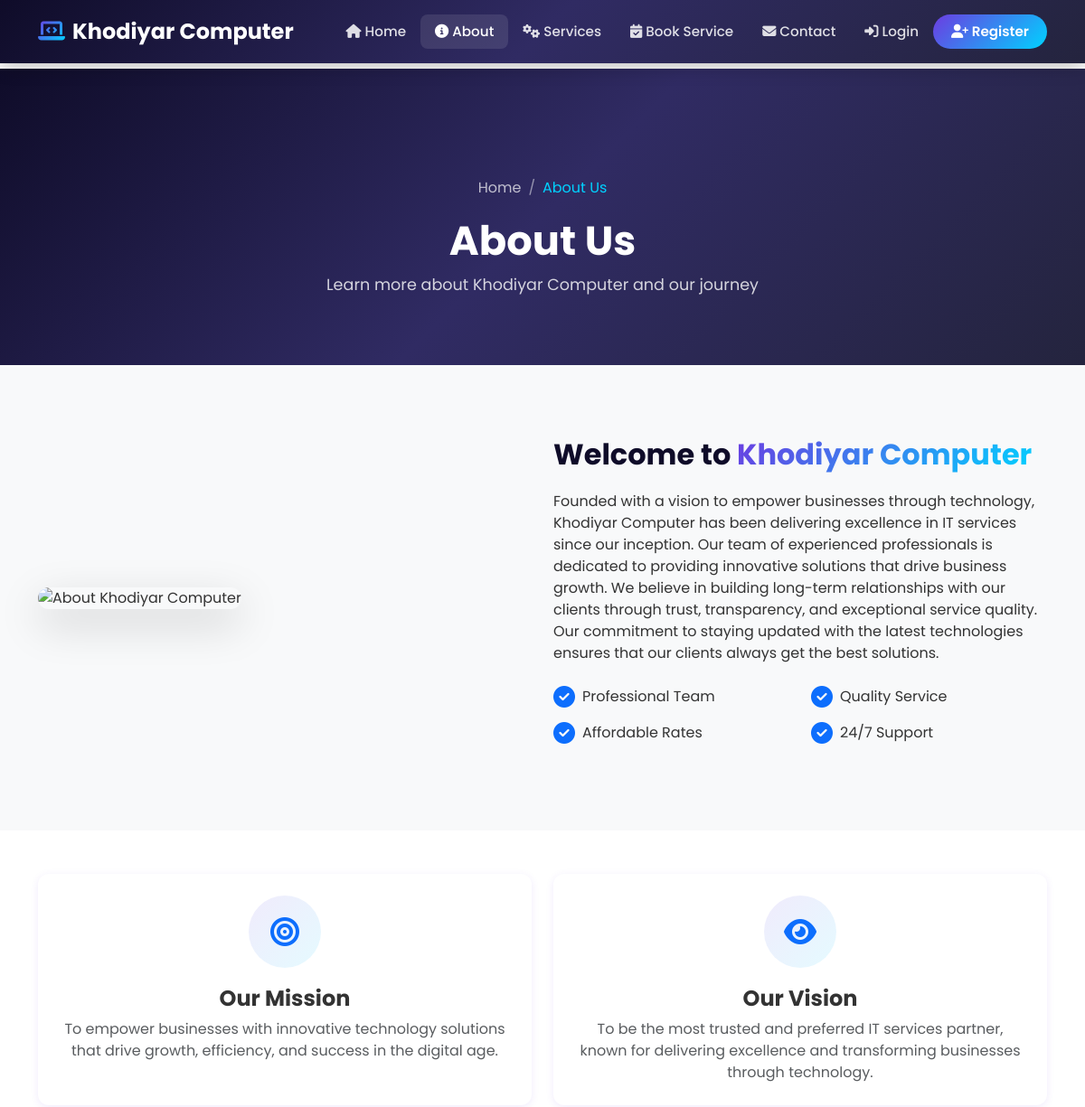
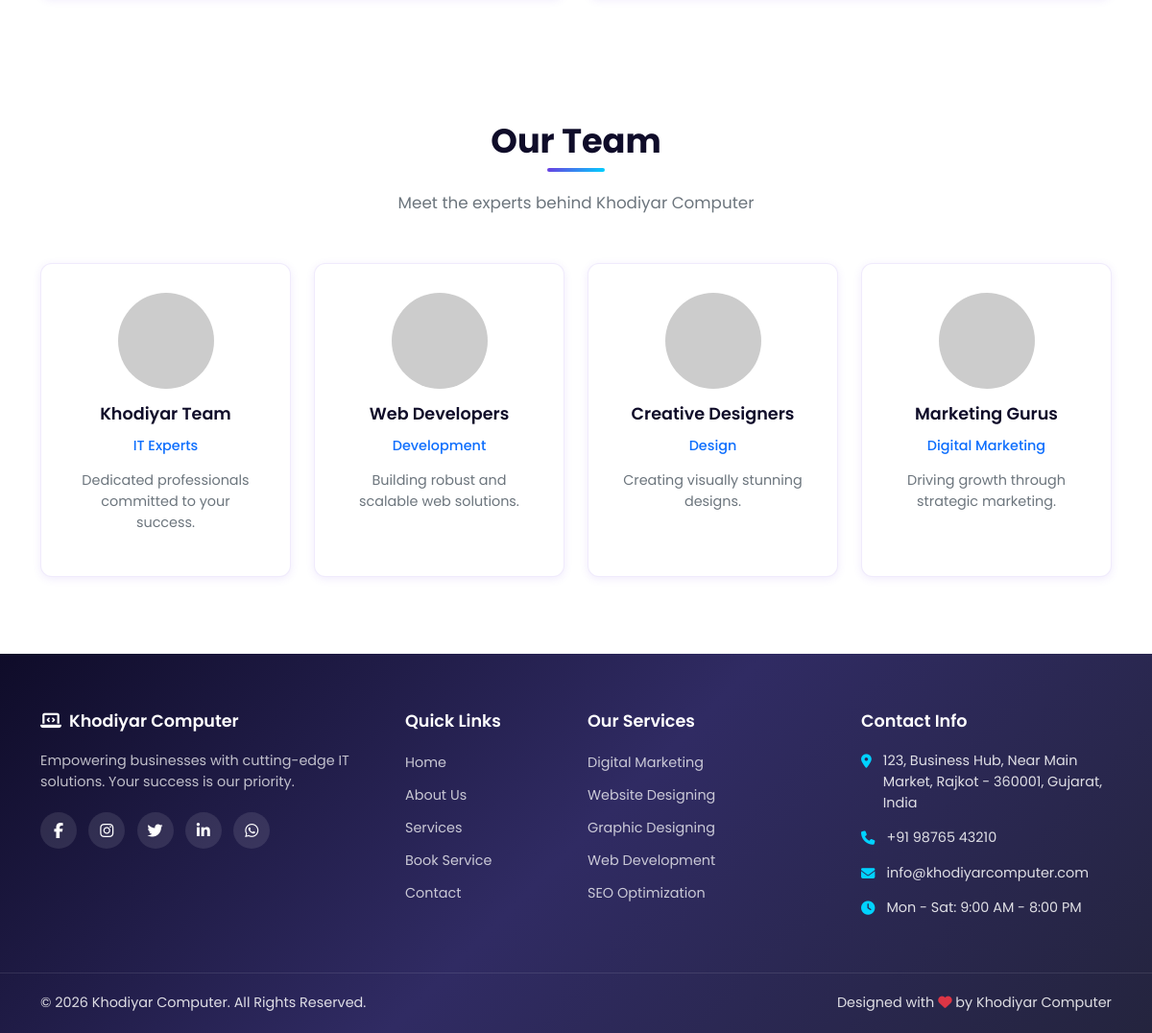
Page /about.php on the committed database (2 pictures, top to bottom).
### tables this page shows
CREATE TABLE IF NOT EXISTS `settings` (
    `id` INT(11) NOT NULL AUTO_INCREMENT,
    `setting_key` VARCHAR(100) NOT NULL UNIQUE,
    `setting_value` TEXT DEFAULT NULL,
    `created_at` TIMESTAMP NOT NULL DEFAULT CURRENT_TIMESTAMP,
    `updated_at` TIMESTAMP NOT NULL DEFAULT CURRENT_TIMESTAMP ON UPDATE CURRENT_TIMESTAMP,
    PRIMARY KEY (`id`),
    INDEX `idx_setting_key` (`setting_key`)
);

CREATE TABLE IF NOT EXISTS `services` (
    `id` INT(11) NOT NULL AUTO_INCREMENT,
    `title` VARCHAR(200) NOT NULL,
    `slug` VARCHAR(200) NOT NULL UNIQUE,
    `short_desc` VARCHAR(300) DEFAULT NULL,
    `description` TEXT DEFAULT NULL,
    `icon` VARCHAR(100) DEFAULT 'fas fa-cog',
    `image` VARCHAR(255) DEFAULT NULL,
    `price_range` VARCHAR(50) DEFAULT NULL,
    `features` TEXT DEFAULT NULL,
    `display_order` INT(3) NOT NULL DEFAULT 0,
    `status` ENUM('active', 'inactive') NOT NULL DEFAULT 'active',
    `created_at` TIMESTAMP NOT NULL DEFAULT CURRENT_TIMESTAMP,
    `updated_at` TIMESTAMP NOT NULL DEFAULT CURRENT_TIMESTAMP ON UPDATE CURRENT_TIMESTAMP,
    PRIMARY KEY (`id`),
    INDEX `idx_slug` (`slug`),
    INDEX `idx_service_status` (`status`),
    INDEX `idx_display_order` (`display_order`)
);

### config/database.php (called while the page is built, shortened)
<?php
function getConnection() {
    static $conn = null;
    if ($conn === null) {
        try {
            $conn = new PDO(
                "mysql:host=" . DB_HOST . ";dbname=" . DB_NAME . ";charset=utf8mb4",
                DB_USER,
                DB_PASS,
                [
                    PDO::ATTR_ERRMODE => PDO::ERRMODE_EXCEPTION,
                    PDO::ATTR_DEFAULT_FETCH_MODE => PDO::FETCH_ASSOC,
                    PDO::ATTR_EMULATE_PREPARES => false,
                ]
            );
        } catch (PDOException $e) {
            die("Database Connection Failed: " . $e->getMessage());
        }
    }
    return $conn;
}
function dbQuery($sql, $params = []) {
    $stmt = getConnection()->prepare($sql);
    $stmt->execute($params);
    return $stmt;
}
function dbFetchOne($sql, $params = []) {
    return dbQuery($sql, $params)->fetch();
}
function dbFetchAll($sql, $params = []) {
    return dbQuery($sql, $params)->fetchAll();
}

### config/helpers.php (called while the page is built, shortened)
<?php
function getActiveServices() {
    return dbFetchAll("SELECT * FROM services WHERE status = 'active' ORDER BY display_order ASC, id ASC");
}
function getSetting($key) {
    $result = dbFetchOne("SELECT setting_value FROM settings WHERE setting_key = ?", [$key]);
    return $result ? $result['setting_value'] : null;
}

### about.php (the view, shortened to what this page needs)
<?php
include 'includes/header.php';
?>
<section class="page-banner">
    <div class="container">
        <nav class="breadcrumb-nav">
            <ol class="breadcrumb">
                <li class="breadcrumb-item"><a href="index.php">Home</a></li>
                <li class="breadcrumb-item active">About Us</li>
            </ol>
        </nav>
        <h1 data-aos="fade-up">About Us</h1>
        <p data-aos="fade-up" data-aos-delay="100">Learn more about Khodiyar Computer and our journey</p>
    </div>
</section>
<section class="about-section">
    <div class="container">
        <div class="row align-items-center">
            <div class="col-lg-6" data-aos="fade-right">
                <img src="https://images.unsplash.com/photo-1522071820081-009f0129c71c?w=600&h=400&fit=crop" alt="About Khodiyar Computer" class="img-fluid rounded-4 shadow-lg">
            </div>
            <div class="col-lg-6" data-aos="fade-left">
                <div class="about-content">
                    <h2>Welcome to <span>Khodiyar Computer</span></h2>
                    <p><?php echo getSetting('about_long') ?? 'Khodiyar Computer is a leading IT services company based in Rajkot, Gujarat. We provide comprehensive digital solutions including web development, digital marketing, graphic design, and computer repair services.'; ?></p>
                    <div class="row mt-4">
                        <div class="col-6">
                            <div class="d-flex align-items-center mb-3">
                                <i class="fas fa-check-circle text-primary fs-4 me-2"></i>
                                <span>Professional Team</span>
                            </div>
                        </div>
                        <div class="col-6">
                            <div class="d-flex align-items-center mb-3">
                                <i class="fas fa-check-circle text-primary fs-4 me-2"></i>
                                <span>Quality Service</span>
                            </div>
                        </div>
                        <div class="col-6">
                            <div class="d-flex align-items-center mb-3">
                                <i class="fas fa-check-circle text-primary fs-4 me-2"></i>
                                <span>Affordable Rates</span>
                            </div>
                        </div>
                        <div class="col-6">
                            <div class="d-flex align-items-center mb-3">
                                <i class="fas fa-check-circle text-primary fs-4 me-2"></i>
                                <span>24/7 Support</span>
                            </div>
                        </div>
                    </div>
                </div>
            </div>
        </div>
    </div>
</section>
<section class="py-5">
    <div class="container">
        <div class="row g-4">
            <div class="col-md-6" data-aos="fade-up">
                <div class="dashboard-card p-4 text-center h-100">
                    <div class="service-icon mx-auto" style="background: linear-gradient(135deg, rgba(108,60,225,0.1) 0%, rgba(0,210,255,0.1) 100%);">
                        <i class="fas fa-bullseye text-primary"></i>
                    </div>
                    <h4 class="fw-bold mt-3">Our Mission</h4>
                    <p class="text-muted">To empower businesses with innovative technology solutions that drive growth, efficiency, and success in the digital age.</p>
                </div>
            </div>
            <div class="col-md-6" data-aos="fade-up" data-aos-delay="100">
                <div class="dashboard-card p-4 text-center h-100">
                    <div class="service-icon mx-auto" style="background: linear-gradient(135deg, rgba(108,60,225,0.1) 0%, rgba(0,210,255,0.1) 100%);">
                        <i class="fas fa-eye text-primary"></i>
                    </div>
                    <h4 class="fw-bold mt-3">Our Vision</h4>
                    <p class="text-muted">To be the most trusted and preferred IT services partner, known for delivering excellence and transforming businesses through technology.</p>
                </div>
            </div>
        </div>
    </div>
</section>
<section class="services-section">
    <div class="container">
        <div class="section-title" data-aos="fade-up">
            <h2>Our Team</h2>
            <p>Meet the experts behind Khodiyar Computer</p>
        </div>
        <div class="row g-4">
            <div class="col-lg-3 col-md-6" data-aos="fade-up">
                <div class="service-card">
                    <img src="https://ui-avatars.com/api/?name=Khodiyar+Team&background=6C3CE1&color=fff&size=128" alt="Team" class="rounded-circle mb-3" width="100" height="100">
                    <h5>Khodiyar Team</h5>
                    <p class="text-primary fw-medium">IT Experts</p>
                    <p class="small">Dedicated professionals committed to your success.</p>
                </div>
            </div>
            <div class="col-lg-3 col-md-6" data-aos="fade-up" data-aos-delay="100">
                <div class="service-card">
                    <img src="https://ui-avatars.com/api/?name=Web+Developer&background=00D2FF&color=fff&size=128" alt="Developer" class="rounded-circle mb-3" width="100" height="100">
                    <h5>Web Developers</h5>
                    <p class="text-primary fw-medium">Development</p>
                    <p class="small">Building robust and scalable web solutions.</p>
                </div>
            </div>
            <div class="col-lg-3 col-md-6" data-aos="fade-up" data-aos-delay="200">
                <div class="service-card">
                    <img src="https://ui-avatars.com/api/?name=Designer&background=FF6B35&color=fff&size=128" alt="Designer" class="rounded-circle mb-3" width="100" height="100">
                    <h5>Creative Designers</h5>
                    <p class="text-primary fw-medium">Design</p>
                    <p class="small">Creating visually stunning designs.</p>
                </div>
            </div>
            <div class="col-lg-3 col-md-6" data-aos="fade-up" data-aos-delay="300">
                <div class="service-card">
                    <img src="https://ui-avatars.com/api/?name=Marketing+Pro&background=28A745&color=fff&size=128" alt="Marketer" class="rounded-circle mb-3" width="100" height="100">
                    <h5>Marketing Gurus</h5>
                    <p class="text-primary fw-medium">Digital Marketing</p>
                    <p class="small">Driving growth through strategic marketing.</p>
                </div>
            </div>
        </div>
    </div>
</section>
<?php include 'includes/footer.php'; ?>

### includes/footer.php (shortened to what this page needs)
</main>
<footer class="footer">
    <div class="container">
        <div class="row g-4">
            <div class="col-lg-4 col-md-6">
                <div class="footer-widget">
                    <h5><i class="fas fa-laptop-code me-2"></i>Khodiyar Computer</h5>
                    <p><?php echo getSetting('footer_text') ?? 'Empowering businesses with cutting-edge IT solutions.'; ?></p>
                    <div class="social-links">
                        <?php $fb = getSetting('facebook_url'); if($fb): ?>
                        <a href="<?php echo $fb; ?>" target="_blank"><i class="fab fa-facebook-f"></i></a>
                        <?php endif; ?>
                        <?php $ig = getSetting('instagram_url'); if($ig): ?>
                        <a href="<?php echo $ig; ?>" target="_blank"><i class="fab fa-instagram"></i></a>
                        <?php endif; ?>
                        <?php $tw = getSetting('twitter_url'); if($tw): ?>
                        <a href="<?php echo $tw; ?>" target="_blank"><i class="fab fa-twitter"></i></a>
                        <?php endif; ?>
                        <?php $li = getSetting('linkedin_url'); if($li): ?>
                        <a href="<?php echo $li; ?>" target="_blank"><i class="fab fa-linkedin-in"></i></a>
                        <?php endif; ?>
                        <?php $wa = getSetting('whatsapp_number'); if($wa): ?>
                        <a href="https://wa.me/<?php echo $wa; ?>" target="_blank"><i class="fab fa-whatsapp"></i></a>
                        <?php endif; ?>
                    </div>
                </div>
            </div>
            <div class="col-lg-2 col-md-6">
                <div class="footer-widget">
                    <h5>Quick Links</h5>
                    <ul class="footer-links">
                        <li><a href="index.php">Home</a></li>
                        <li><a href="about.php">About Us</a></li>
                        <li><a href="services.php">Services</a></li>
                        <li><a href="book-service.php">Book Service</a></li>
                        <li><a href="contact.php">Contact</a></li>
                    </ul>
                </div>
            </div>
            <div class="col-lg-3 col-md-6">
                <div class="footer-widget">
                    <h5>Our Services</h5>
                    <ul class="footer-links">
                        <?php
                        $footerServices = getActiveServices();
                        foreach (array_slice($footerServices, 0, 5) as $svc):
                        ?>
                        <li><a href="service-detail.php?slug=<?php echo $svc['slug']; ?>"><?php echo htmlspecialchars($svc['title']); ?></a></li>
                        <?php endforeach; ?>
                    </ul>
                </div>
            </div>
            <div class="col-lg-3 col-md-6">
                <div class="footer-widget">
                    <h5>Contact Info</h5>
                    <ul class="footer-contact">
                        <li>
                            <i class="fas fa-map-marker-alt"></i>
                            <span><?php echo getSetting('company_address') ?? 'Rajkot, Gujarat'; ?></span>
                        </li>
                        <li>
                            <i class="fas fa-phone"></i>
                            <span><?php echo getSetting('company_phone') ?? '+91 98765 43210'; ?></span>
                        </li>
                        <li>
                            <i class="fas fa-envelope"></i>
                            <span><?php echo getSetting('company_email') ?? 'info@khodiyarcomputer.com'; ?></span>
                        </li>
                        <li>
                            <i class="fas fa-clock"></i>
                            <span><?php echo getSetting('working_hours') ?? 'Mon - Sat: 9:00 AM - 8:00 PM'; ?></span>
                        </li>
                    </ul>
                </div>
            </div>
        </div>
    </div>
    <div class="footer-bottom">
        <div class="container">
            <div class="row align-items-center">
                <div class="col-md-6">
                    <p class="mb-0">&copy; <?php echo date('Y'); ?> Khodiyar Computer. All Rights Reserved.</p>
                </div>
                <div class="col-md-6 text-md-end">
                    <p class="mb-0">Designed with <i class="fas fa-heart text-danger"></i> by Khodiyar Computer</p>
                </div>
            </div>
        </div>
    </div>
</footer>
</body>
</html>

### rows in the picture
settings: setting_value "Founded with a vision to empower businesses through technology, Khodiyar Computer has been delivering excellence in IT services since our inception. Our team of experienced professionals is dedicated to providing innovative solutions that drive business growth. We believe in building long-term relationships with our clients through trust, transparency, and exceptional service quality. Our commitment to staying updated with the latest technologies ensures that our clients always get the best solutions."
settings: setting_value "Empowering businesses with cutting-edge IT solutions. Your success is our priority."
services: title "Digital Marketing"
services: title "Website Designing"
services: title "Graphic Designing"
services: title "Web Development"
services: title "SEO Optimization"
settings: setting_value "123, Business Hub, Near Main Market, Rajkot - 360001, Gujarat, India"
settings: setting_value "+91 98765 43210"
settings: setting_value "info@khodiyarcomputer.com"
settings: setting_value "Mon - Sat: 9:00 AM - 8:00 PM"
